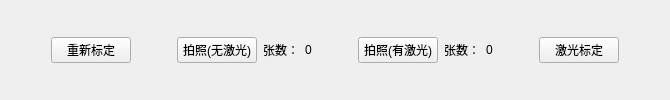
             <widget class="QWidget" name="tab_2">
              <attribute name="title">
               <string>激光平面标定</string>
              </attribute>
              <layout class="QGridLayout" name="gridLayout_7">
               <item row="0" column="0">
                <layout class="QHBoxLayout" name="horizontalLayout_4">
                 <item>
                  <spacer name="horizontalSpacer_13">
                   <property name="orientation">
                    <enum>Qt::Orientation::Horizontal</enum>
                   </property>
                   <property name="sizeHint" stdset="0">
                    <size>
                     <width>40</width>
                     <height>20</height>
                    </size>
                   </property>
                  </spacer>
                 </item>
                 <item>
                  <widget class="QPushButton" name="pushButton_17">
                   <property name="text">
                    <string>重新标定</string>
                   </property>
                  </widget>
                 </item>
                 <item>
                  <spacer name="horizontalSpacer_18">
                   <property name="orientation">
                    <enum>Qt::Orientation::Horizontal</enum>
                   </property>
                   <property name="sizeHint" stdset="0">
                    <size>
                     <width>40</width>
                     <height>20</height>
                    </size>
                   </property>
                  </spacer>
                 </item>
                 <item>
                  <widget class="QPushButton" name="pushButton_12">
                   <property name="text">
                    <string>拍照(无激光)</string>
                   </property>
                  </widget>
                 </item>
                 <item>
                  <widget class="QLabel" name="label_4">
                   <property name="text">
                    <string>张数：</string>
                   </property>
                  </widget>
                 </item>
                 <item>
                  <widget class="QLabel" name="nolaser_lab">
                   <property name="text">
                    <string>0</string>
                   </property>
                  </widget>
                 </item>
                 <item>
                  <spacer name="horizontalSpacer_14">
                   <property name="orientation">
                    <enum>Qt::Orientation::Horizontal</enum>
                   </property>
                   <property name="sizeHint" stdset="0">
                    <size>
                     <width>40</width>
                     <height>20</height>
                    </size>
                   </property>
                  </spacer>
                 </item>
                 <item>
                  <widget class="QPushButton" name="pushButton_13">
                   <property name="text">
                    <string>拍照(有激光)</string>
                   </property>
                  </widget>
                 </item>
                 <item>
                  <widget class="QLabel" name="label_5">
                   <property name="text">
                    <string>张数：</string>
                   </property>
                  </widget>
                 </item>
                 <item>
                  <widget class="QLabel" name="laser_lab">
                   <property name="text">
                    <string>0</string>
                   </property>
                  </widget>
                 </item>
                 <item>
                  <spacer name="horizontalSpacer_15">
                   <property name="orientation">
                    <enum>Qt::Orientation::Horizontal</enum>
                   </property>
                   <property name="sizeHint" stdset="0">
                    <size>
                     <width>40</width>
                     <height>20</height>
                    </size>
                   </property>
                  </spacer>
                 </item>
                 <item>
                  <widget class="QPushButton" name="pushButton_3">
                   <property name="text">
                    <string>激光标定</string>
                   </property>
                  </widget>
                 </item>
                 <item>
                  <spacer name="horizontalSpacer_16">
                   <property name="orientation">
                    <enum>Qt::Orientation::Horizontal</enum>
                   </property>
                   <property name="sizeHint" stdset="0">
                    <size>
                     <width>40</width>
                     <height>20</height>
                    </size>
                   </property>
                  </spacer>
                 </item>
                </layout>
               </item>
              </layout>
             </widget>
